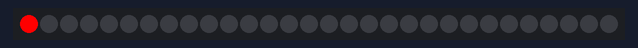
The sketch below on a simulated Arduino Uno, built with avr-gcc and run on an emulated ATmega328P. Shown: 30 RGB LEDs in strip order, left to right. Dim RGB values are drawn brighter than linear; random numbers use the default seed unless the sketch sets one.

Above: at 0.16 s.
At 4.52 s:
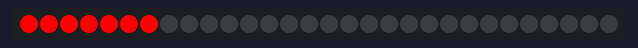
At 9.19 s:
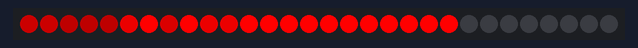
At 18.83 s:
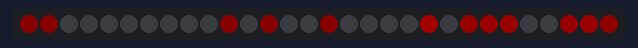
At 27.55 s:
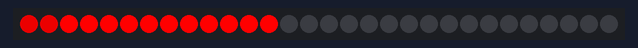
At 36.58 s:
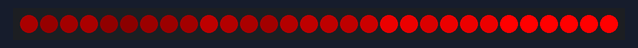

The sketch:

08-MeteorRain.ino
```cpp
#include <Adafruit_NeoPixel.h>

int PIN = 6;
int NUMPIXELS = 30;
int DELAY = 100;

Adafruit_NeoPixel pixels = Adafruit_NeoPixel(NUMPIXELS, PIN, NEO_GRB + NEO_KHZ800);


void setup() {
  pixels.begin();
  pixels.show(); // Initialize all pixels to ‘off’
}

void loop() {
  meteorRain(0xff,0,0,10, 64, true, 30);
}

void meteorRain(byte red, byte green, byte blue, byte meteorSize, byte meteorTrailDecay, boolean meteorRandomDecay, int SpeedDelay) {
  setAll(0,0,0);

  for(int i = 0; i < NUMPIXELS+NUMPIXELS; i++) {


    // fade brightness all LEDs one step
    for(int j=0; j<NUMPIXELS; j++) {
      if( (!meteorRandomDecay) || (random(10)>5) ) {
        fadeToBlack(j, meteorTrailDecay );
      }
    }

    // draw meteor
    for(int j = 0; j < meteorSize; j++) {
      if( ( i-j <NUMPIXELS) && (i-j>=0) ) {
        pixels.setPixelColor(i-j, pixels.Color(red, green, blue));
      }
    }

    pixels.show();
    delay(SpeedDelay);
  }
}

void fadeToBlack(int ledNo, byte fadeValue) {
 #ifdef ADAFRUIT_NEOPIXEL_H
    // NeoPixel
    uint32_t oldColor;
    uint8_t r, g, b;
    int value;

    oldColor = pixels.getPixelColor(ledNo);
    r = (oldColor & 0x00ff0000UL) >> 16;
    g = (oldColor & 0x0000ff00UL) >> 8;
    b = (oldColor & 0x000000ffUL);

    r=(r<=10)? 0 : (int) r-(r*fadeValue/256);
    g=(g<=10)? 0 : (int) g-(g*fadeValue/256);
    b=(b<=10)? 0 : (int) b-(b*fadeValue/256);

    pixels.setPixelColor(ledNo, r,g,b);
 #endif
 #ifndef ADAFRUIT_NEOPIXEL_H
   // FastLED
   leds[ledNo].fadeToBlackBy( fadeValue );
 #endif
}

void setAll(byte red, byte green, byte blue) {
  for(int i = 0; i < NUMPIXELS; i++ ) {
    pixels.setPixelColor(i, pixels.Color(red, green, blue));
  }
  pixels.show();
}
```
